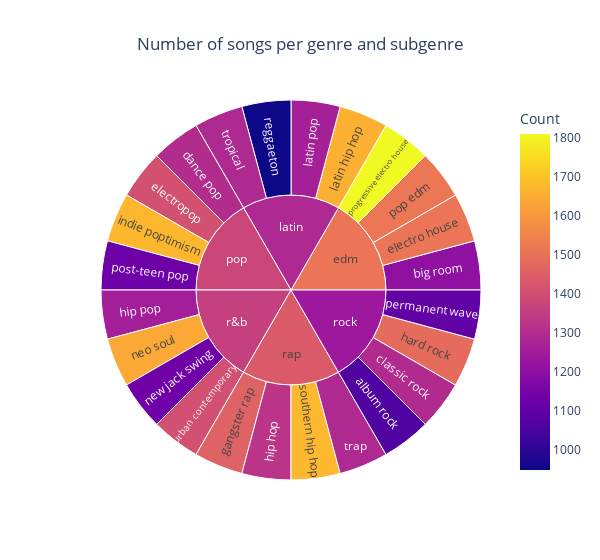

Notebook code for this chart:
### Code cell
import plotly.express as px

df_counts = df.groupby(['playlist_genre', 'playlist_subgenre']).size().reset_index(name='count')

fig = px.sunburst(
    df_counts, 
    path=['playlist_genre', 'playlist_subgenre'], 
    color='count', 
    labels={'count': 'Count'}, 
    title='Number of songs per genre and subgenre'
)

fig.update_traces(
    hovertemplate="<b>%{label}</b><br><br>Count=%{value}<br><extra></extra>"
)

fig.update_layout(title_x=0.5, width=600)

fig.show()

### Figure 1 — Plotly figure (JSON) as saved in the notebook; plotly's stock layout.template omitted (floating-point values rounded to 4 significant figures)
{"data": [{"branchvalues": "total", "customdata": [[1206.0], [1511.0], [1517.0], [1809.0], [1655.0], [1262.0], [948.0], [1288.0], [1298.0], [1408.0], [1672.0], [1129.0], [1256.0], [1637.0], [1133.0], [1405.0], [1456.0], [1322.0], [1674.0], [1291.0], [1065.0], [1296.0], [1485.0], [1105.0], [1511.0], [1288.0], [1377.0], [1358.0], [1436.0], [1238.0]], "domain": {"x": [0, 1], "y": [0, 1]}, "hovertemplate": "<b>%{label}</b><br><br>Count=%{value}<br><extra></extra>", "ids": ["edm/big room", "edm/electro house", "edm/pop edm", "edm/progressive electro house", "latin/latin hip hop", "latin/latin pop", "latin/reggaeton", "latin/tropical", "pop/dance pop", "pop/electropop", "pop/indie poptimism", "pop/post-teen pop", "r&b/hip pop", "r&b/neo soul", "r&b/new jack swing", "r&b/urban contemporary", "rap/gangster rap", "rap/hip hop", "rap/southern hip hop", "rap/trap", "rock/album rock", "rock/classic rock", "rock/hard rock", "rock/permanent wave", "edm", "latin", "pop", "r&b", "rap", "rock"], "labels": ["big room", "electro house", "pop edm", "progressive electro house", "latin hip hop", "latin pop", "reggaeton", "tropical", "dance pop", "electropop", "indie poptimism", "post-teen pop", "hip pop", "neo soul", "new jack swing", "urban contemporary", "gangster rap", "hip hop", "southern hip hop", "trap", "album rock", "classic rock", "hard rock", "permanent wave", "edm", "latin", "pop", "r&b", "rap", "rock"], "marker": {"coloraxis": "coloraxis", "colors": [1206.0, 1511.0, 1517.0, 1809.0, 1655.0, 1262.0, 948.0, 1288.0, 1298.0, 1408.0, 1672.0, 1129.0, 1256.0, 1637.0, 1133.0, 1405.0, 1456.0, 1322.0, 1674.0, 1291.0, 1065.0, 1296.0, 1485.0, 1105.0, 1511.0, 1288.0, 1377.0, 1358.0, 1436.0, 1238.0]}, "name": "", "parents": ["edm", "edm", "edm", "edm", "latin", "latin", "latin", "latin", "pop", "pop", "pop", "pop", "r&b", "r&b", "r&b", "r&b", "rap", "rap", "rap", "rap", "rock", "rock", "rock", "rock", "", "", "", "", "", ""], "type": "sunburst", "values": [1, 1, 1, 1, 1, 1, 1, 1, 1, 1, 1, 1, 1, 1, 1, 1, 1, 1, 1, 1, 1, 1, 1, 1, 4, 4, 4, 4, 4, 4]}], "layout": {"coloraxis": {"colorbar": {"title": {"text": "Count"}}, "colorscale": [[0, "#0d0887"], [0.1111, "#46039f"], [0.2222, "#7201a8"], [0.3333, "#9c179e"], [0.4444, "#bd3786"], [0.5556, "#d8576b"], [0.6667, "#ed7953"], [0.7778, "#fb9f3a"], [0.8889, "#fdca26"], [1, "#f0f921"]]}, "legend": {"tracegroupgap": 0}, "title": {"text": "Number of songs per genre and subgenre", "x": 0.5}, "width": 600}}
